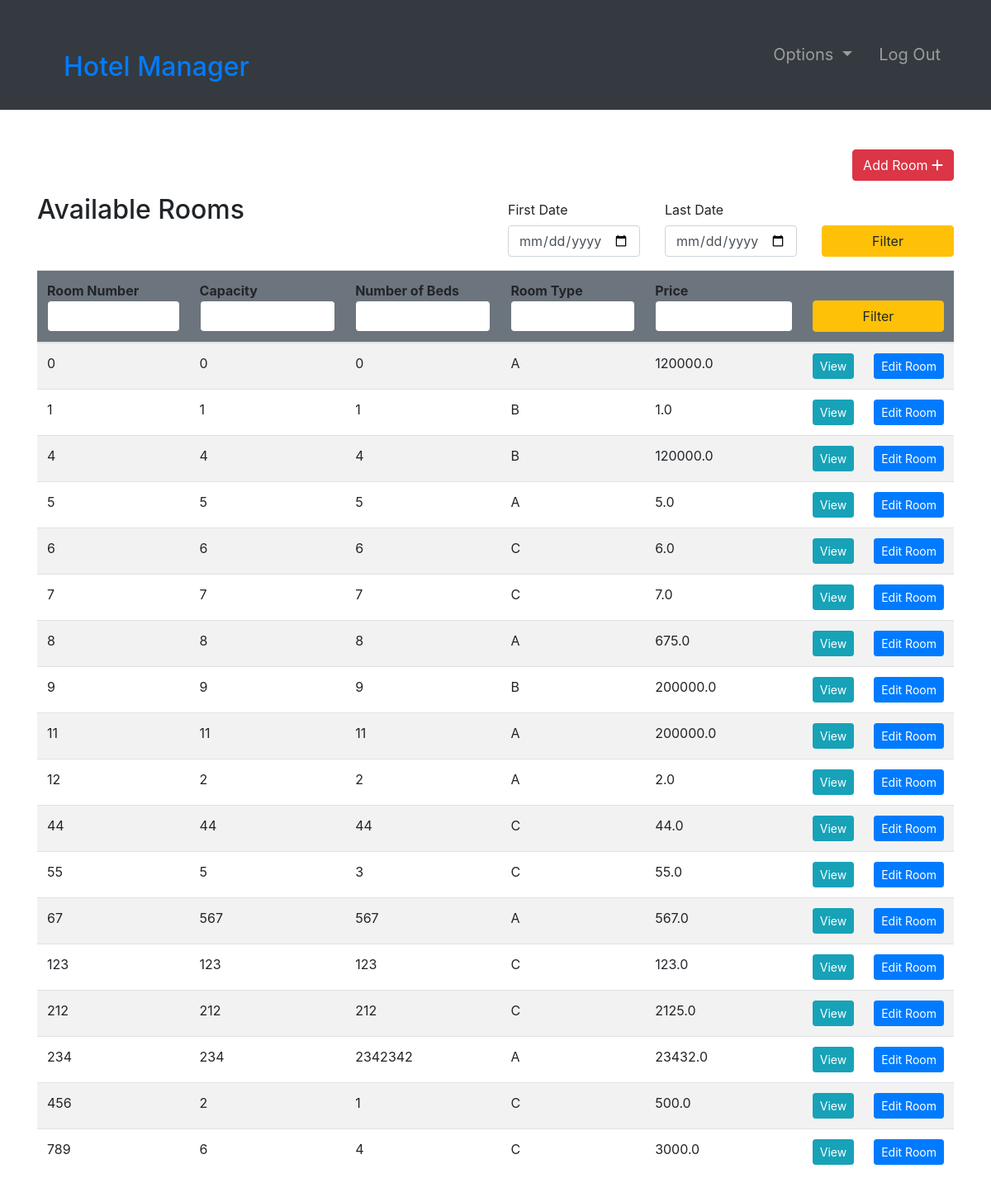
The app's page /rooms/ (signed in) with its own data.
### room/models.py (models this page shows, shortened)
class Room(models.Model):
    ROOM_TYPES = (
        ('A', 'A'),
        ('B', 'B'),
        ('C', 'C'),
    )
    number = models.IntegerField(primary_key=True)
    capacity = models.SmallIntegerField()
    numberOfBeds = models.SmallIntegerField()
    roomType = models.CharField(max_length=20, choices=ROOM_TYPES)
    price = models.FloatField()
    statusStartDate = models.DateField(null=True)
    statusEndDate = models.DateField(null=True)

### room/views.py (the view, shortened to what this page needs)
# urls.py: path('rooms/', rooms, name="rooms"),
@ login_required(login_url='login')
def rooms(request):
    role = str(request.user.groups.all()[0])
    path = role + "/"
    rooms = Room.objects.all()
    firstDayStr = None
    lastDateStr = None
    def chech_availability(fd, ed):
        today = datetime.strptime(str(date.today()), '%Y-%m-%d')
        availableRooms = []
        if fd < today or fd > ed:
           return availableRooms
        for room in rooms:
            availList = []
            bookingList = Booking.objects.filter(roomNumber=room)
            if room.statusStartDate == None:
                for booking in bookingList:
                    if booking.startDate > ed.date() or booking.endDate < fd.date():
                        availList.append(True)
                    else:
                        availList.append(False)
                if all(availList):
                    availableRooms.append(room)
            else:
                if room.statusStartDate > ed.date() or room.statusEndDate < fd.date():
                    for booking in bookingList:
                        if booking.startDate > ed.date() or booking.endDate < fd.date():
                            availList.append(True)
                        else:
                            availList.append(False)
                        if all(availList):
                            availableRooms.append(room)
        return availableRooms
    context = {
        "role": role,
        'rooms': rooms,
        'fd': firstDayStr,
        'ld': lastDateStr
    }
    return render(request, path + "rooms.html", context)

### Templates/admin/rooms.html
{% extends '../index.html' %}
{% block context %}
{% include '../common_pages/rooms.html' %}
{% endblock %}

### Templates/common_pages/rooms.html (shortened to what this page needs)
<div class="container py-5 clearfix">
    <div class="clearfix">
        {% if role == "manager" or role == "admin" %}
        <a href="{% url 'add-room' %}" class="btn btn-danger rounded float-right">Add Room <i
                class="fas fa-plus"></i></a>
        {% endif %}
    </div>
    <div class="table-header row mt-3 clearfix">
        <div class="col-sm-12 col-md-12 col-lg-6 mb-4">
            <h2>Available Rooms</h2>
        </div>
        <div class="col-sm-12 col-md-12 col-lg-6">
            <form action="" method="POST">
                <div class="row">
                    <div class="form-group col-4">
                        <label for="example-date-input" class="col-form-label">First Date</label>
                        <div class="">
                            <input class="form-control" type="date" name="fd" value="{{fd}}" id="example-date-input" required>
                        </div>
                    </div>
                    <div class="form-group col-4">
                        <label for="example-date-input" class="col-form-label">Last Date</label>
                        <div class="">
                            <input class="form-control" type="date" name="ld" value="{{ld}}" id="example-date-input" requireds>
                        </div>
                    </div>
                    <div class="col-4" style="margin-top:38px;">
                        <button type="submit" name="dateFilter" class="btn btn-warning w-100">Filter</button>
                    </div>
                </div>
            </form>
        </div>
    </div>
    {% if rooms %}
        <table class="table table-hover table-striped">
            <thead class="bg-secondary rounded">
                <tr>
                    <form action="" method="POST">
                        <th>Room Number<input type="number" name="number" value="{{number}}"
                                class="form-control border border-secondary"></th>
                        <th>Capacity<input type="number" name="capacity" value="{{capacity}}"
                                class="form-control border border-secondary"></th>
                        <th>Number of Beds<input type="number" name="nob" value="{{nob}}"
                                class="form-control border border-secondary"></th>
                        <th>Room Type<input type="text" name="type" value="{{type}}"
                                class="form-control border border-secondary"></th>
                        <th>Price <input type="number" step="0.01" name="price" value="{{price}}"
                                class="form-control border border-secondary"></th>
                        <th colspan="2"><button type="submit" name="filter" class="btn btn-warning w-100">Filter</button>
                        </th>
                    </form>
                </tr>
            </thead>
            <tbody>
                {% for room in rooms %}
                <tr>
                    <td>{{ room.number }}</td>
                    <td>{{ room.capacity }}</td>
                    <td>{{ room.numberOfBeds }}</td>
                    <td>{{ room.roomType }}</td>
                    <td>{{ room.price }}</td>
                    {% if role != "guest" %}
                    <td> <a href="{% url 'room-profile' room.number %}" class="btn btn-info btn-sm w-100">View</a>
                    </td>
                    {% if role == 'manager' or role == 'admin' %}<td> <a href="{% url 'room-edit' room.number %}"
                            class="btn btn-sm btn-primary w-100">Edit&nbsp;Room</a></td> {% endif %}
                    {% endif %}
                </tr>
                {% endfor %}
            </tbody>
        </table>
    {%endif %}
</div>

### static/css/main.css (style rules this page uses)
* { margin: 0; padding: 0; -webkit-font-smoothing: antialiased; }
.clearfix { overflow: auto; }
body { position: relative; }

### records on screen
Room: number "0", capacity "0", numberOfBeds "0", roomType "A", price "120000.0"
Room: number "1", capacity "1", numberOfBeds "1", roomType "B", price "1.0"
Room: number "4", capacity "4", numberOfBeds "4", roomType "B", price "120000.0"
Room: number "5", capacity "5", numberOfBeds "5", roomType "A", price "5.0"
Room: number "6", capacity "6", numberOfBeds "6", roomType "C", price "6.0"
Room: number "7", capacity "7", numberOfBeds "7", roomType "C", price "7.0"
Room: number "8", capacity "8", numberOfBeds "8", roomType "A", price "675.0"
Room: number "9", capacity "9", numberOfBeds "9", roomType "B", price "200000.0"
Room: number "11", capacity "11", numberOfBeds "11", roomType "A", price "200000.0"
Room: number "12", capacity "2", numberOfBeds "2", roomType "A", price "2.0"
Room: number "44", capacity "44", numberOfBeds "44", roomType "C", price "44.0"
Room: number "55", capacity "5", numberOfBeds "3", roomType "C", price "55.0"
Room: number "67", capacity "567", numberOfBeds "567", roomType "A", price "567.0"
Room: number "123", capacity "123", numberOfBeds "123", roomType "C", price "123.0"
Room: number "212", capacity "212", numberOfBeds "212", roomType "C", price "2125.0"
Room: number "234", capacity "234", numberOfBeds "2342342", roomType "A", price "23432.0"
Room: number "456", capacity "2", numberOfBeds "1", roomType "C", price "500.0"
Room: number "789", capacity "6", numberOfBeds "4", roomType "C", price "3000.0"
